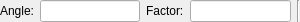
<ui version="4.0" >
 <author></author>
 <comment></comment>
 <exportmacro></exportmacro>
 <class>QG_LibraryInsertOptions</class>
 <widget class="QWidget" name="QG_LibraryInsertOptions" >
  <property name="geometry" >
   <rect>
    <x>0</x>
    <y>0</y>
    <width>300</width>
    <height>22</height>
   </rect>
  </property>
  <property name="sizePolicy" >
   <sizepolicy>
    <hsizetype>4</hsizetype>
    <vsizetype>0</vsizetype>
    <horstretch>0</horstretch>
    <verstretch>0</verstretch>
   </sizepolicy>
  </property>
  <property name="minimumSize" >
   <size>
    <width>240</width>
    <height>22</height>
   </size>
  </property>
  <property name="maximumSize" >
   <size>
    <width>300</width>
    <height>22</height>
   </size>
  </property>
  <property name="windowTitle" >
   <string>Library Insert Options</string>
  </property>
  <layout class="QHBoxLayout" >
   <property name="margin" >
    <number>0</number>
   </property>
   <property name="spacing" >
    <number>6</number>
   </property>
   <item>
    <widget class="QLabel" name="lAngle" >
     <property name="text" >
      <string>Angle:</string>
     </property>
    </widget>
   </item>
   <item>
    <widget class="QLineEdit" name="leAngle" >
     <property name="toolTip" >
      <string>Rotation Angle</string>
     </property>
    </widget>
   </item>
   <item>
    <widget class="QLabel" name="lFactor" >
     <property name="text" >
      <string>Factor:</string>
     </property>
    </widget>
   </item>
   <item>
    <widget class="QLineEdit" name="leFactor" >
     <property name="toolTip" >
      <string>Scale Factor</string>
     </property>
    </widget>
   </item>
   <item>
    <widget class="Line" name="sep1" >
     <property name="sizePolicy" >
      <sizepolicy>
       <hsizetype>0</hsizetype>
       <vsizetype>1</vsizetype>
       <horstretch>0</horstretch>
       <verstretch>0</verstretch>
      </sizepolicy>
     </property>
     <property name="frameShape" >
      <enum>QFrame::VLine</enum>
     </property>
     <property name="frameShadow" >
      <enum>QFrame::Sunken</enum>
     </property>
     <property name="orientation" >
      <enum>Qt::Vertical</enum>
     </property>
    </widget>
   </item>
  </layout>
 </widget>
 <layoutdefault spacing="6" margin="11" />
 <pixmapfunction>qPixmapFromMimeSource</pixmapfunction>
 <includes>
  <include location="local" >rs_line.h</include>
  <include location="local" >rs_settings.h</include>
  <include location="local" >rs_modification.h</include>
  <include location="local" >rs_actionlibraryinsert.h</include>
 </includes>
 <resources/>
 <connections/>
</ui>
